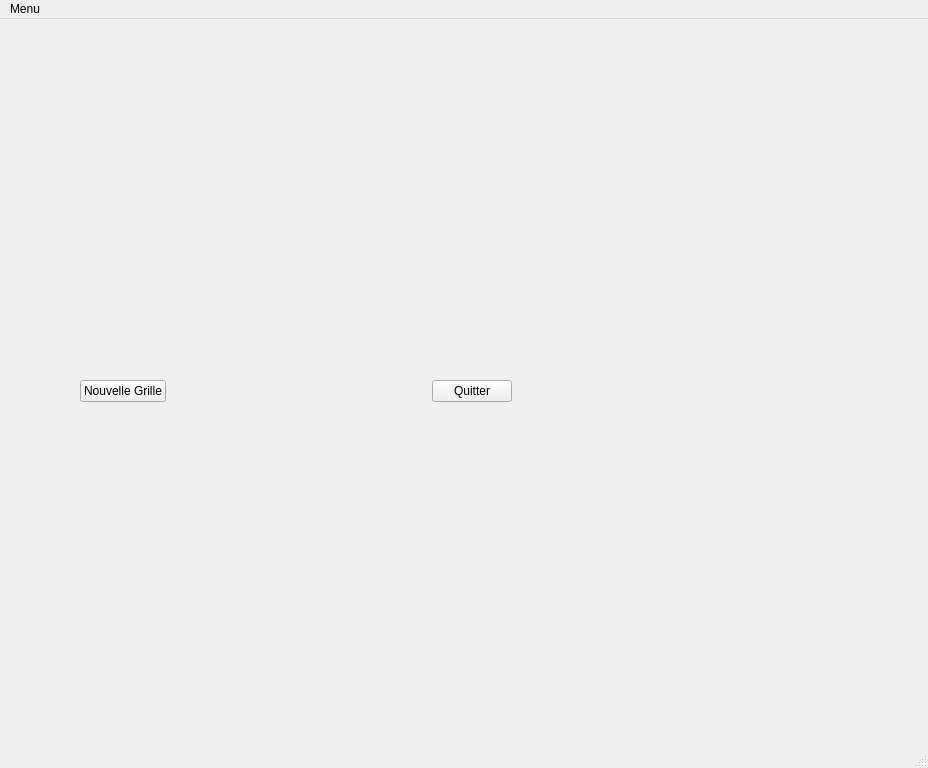
<?xml version="1.0" encoding="UTF-8"?>
<ui version="4.0">
 <class>MainMenu</class>
 <widget class="QMainWindow" name="MainMenu">
  <property name="geometry">
   <rect>
    <x>0</x>
    <y>0</y>
    <width>928</width>
    <height>768</height>
   </rect>
  </property>
  <property name="cursor">
   <cursorShape>ArrowCursor</cursorShape>
  </property>
  <property name="windowTitle">
   <string>Sudoku 9000</string>
  </property>
  <property name="windowIcon">
   <iconset>
    <normaloff>icone.jpg</normaloff>icone.jpg</iconset>
  </property>
  <widget class="QWidget" name="centralwidget">
   <widget class="QWidget" name="conteneur" native="true">
    <property name="geometry">
     <rect>
      <x>50</x>
      <y>30</y>
      <width>511</width>
      <height>321</height>
     </rect>
    </property>
   </widget>
   <widget class="QWidget" name="">
    <property name="geometry">
     <rect>
      <x>80</x>
      <y>360</y>
      <width>432</width>
      <height>25</height>
     </rect>
    </property>
    <layout class="QHBoxLayout" name="horizontalLayout_2">
     <item>
      <widget class="QPushButton" name="NouvelleGrille">
       <property name="text">
        <string>Nouvelle Grille</string>
       </property>
      </widget>
     </item>
     <item>
      <spacer name="horizontalSpacer">
       <property name="orientation">
        <enum>Qt::Horizontal</enum>
       </property>
       <property name="sizeHint" stdset="0">
        <size>
         <width>268</width>
         <height>20</height>
        </size>
       </property>
      </spacer>
     </item>
     <item>
      <widget class="QPushButton" name="BouttonQuitter">
       <property name="text">
        <string>Quitter</string>
       </property>
      </widget>
     </item>
    </layout>
   </widget>
  </widget>
  <widget class="QMenuBar" name="menubar">
   <property name="geometry">
    <rect>
     <x>0</x>
     <y>0</y>
     <width>928</width>
     <height>21</height>
    </rect>
   </property>
   <widget class="QMenu" name="menuMenu">
    <property name="title">
     <string>Menu</string>
    </property>
    <addaction name="actionQuitter"/>
    <addaction name="actionNouvelle_Grille"/>
   </widget>
   <addaction name="menuMenu"/>
  </widget>
  <widget class="QStatusBar" name="statusbar"/>
  <action name="actionQuitter">
   <property name="text">
    <string>Quitter</string>
   </property>
   <property name="shortcut">
    <string>Ctrl+Q</string>
   </property>
  </action>
  <action name="actionNouvelle_Grille">
   <property name="text">
    <string>Nouvelle Grille</string>
   </property>
   <property name="shortcut">
    <string>Ctrl+N</string>
   </property>
  </action>
 </widget>
 <resources/>
 <connections>
  <connection>
   <sender>BouttonQuitter</sender>
   <signal>clicked()</signal>
   <receiver>MainMenu</receiver>
   <slot>close()</slot>
   <hints>
    <hint type="sourcelabel">
     <x>494</x>
     <y>391</y>
    </hint>
    <hint type="destinationlabel">
     <x>592</x>
     <y>489</y>
    </hint>
   </hints>
  </connection>
  <connection>
   <sender>actionQuitter</sender>
   <signal>triggered()</signal>
   <receiver>MainMenu</receiver>
   <slot>close()</slot>
   <hints>
    <hint type="sourcelabel">
     <x>-1</x>
     <y>-1</y>
    </hint>
    <hint type="destinationlabel">
     <x>463</x>
     <y>383</y>
    </hint>
   </hints>
  </connection>
 </connections>
</ui>
